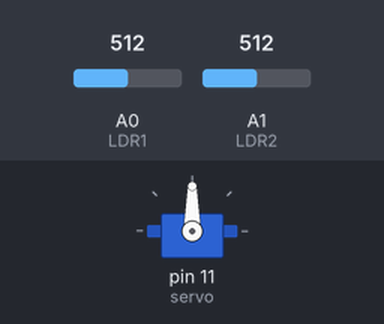
Simulated run of this sketch. Board: Arduino Uno, built with avr-gcc and run on an emulated ATmega328P. Parts: servo. The inputs (shaded band) are chosen by the test bench; at power-on: A0 (LDR1) = 512, A1 (LDR2) = 512.

Above: at 2.2 s.
2.3 s: A0 (LDR1) set to 530
At 3.25 s:
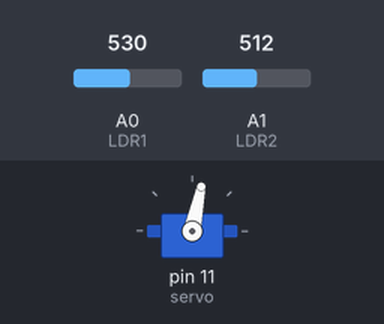
At 4.78 s:
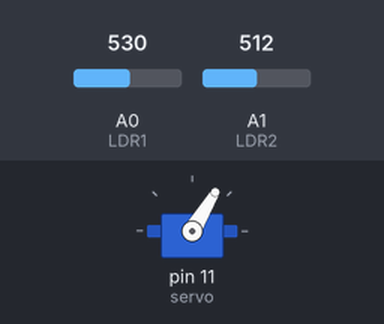
5.3 s: A0 (LDR1) set to 306
8.3 s: A1 (LDR2) set to 326
11.3 s: A1 (LDR2) set to 306
At 11.3 s:
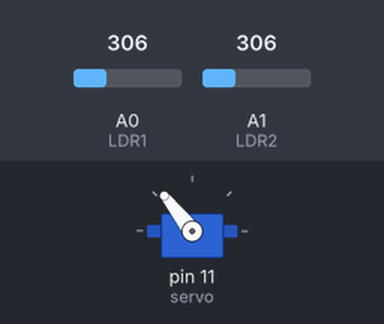
12.8 s: A0 (LDR1) set to 283
At 13.69 s:
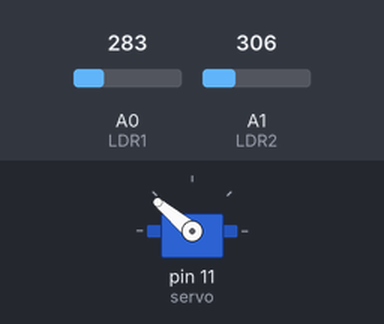
15.8 s: A0 (LDR1) set to 511
Timing chart, 0 to 27.5 s (numbered marks = the images above; inputs shaded):
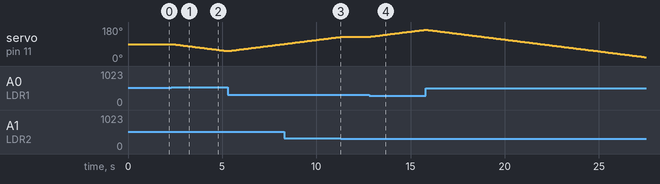

Measured:
- the behaviour switches between 522 and 523 on A0 (LDR1) (found by bisection; images 0 and 1)
- the behaviour switches between 317 and 316 on A1 (LDR2) (found by bisection; images 2 and 3)
- the behaviour switches between 296 and 295 on A0 (LDR1) (found by bisection; images 3 and 4)
- after the input at 2.3 s, servo on pin 11 (servo): moves from 90° to 53° over 2.9 s, starting after 0.07 s
- after the input at 11.3 s, servo on pin 11 (servo): stays 128° (without the input it goes to 129° after 0.06 s)
- after the input at 12.8 s, servo on pin 11 (servo): moves from 128° to 166° over 3.0 s, starting at once

The sketch:

arduino_code_solar_tracker.ino
```cpp
/* Solar Tracker
*/

#include <Servo.h>  // Include the servo motor library

#define LDR1 A0     // Define LDR sensor pins
#define LDR2 A1
#define error 10    // Define error threshold

int Spoint = 90;   // Starting point of the servo motor
Servo servo;       // Create a servo motor object

void setup() {
  servo.attach(11);   // Attach servo to PWM pin 11
  servo.write(Spoint); // Set initial position of the servo
  delay(1000);         // Delay for stability
}

void loop() {
  int ldr1 = analogRead(LDR1);   // Read LDR sensor 1
  int ldr2 = analogRead(LDR2);   // Read LDR sensor 2

  int value1 = abs(ldr1 - ldr2); // Calculate difference between sensor readings
  int value2 = abs(ldr2 - ldr1);

  if (value1 > error && value2 > error) { // Check if difference exceeds error threshold
    if (ldr1 > ldr2) {
      Spoint--;   // Adjust servo position based on sensor comparison
    } else if (ldr1 < ldr2) {
      Spoint++;
    }
  }

  servo.write(Spoint);  // Set servo position
  delay(80);            // Small delay for servo movement
}
```
